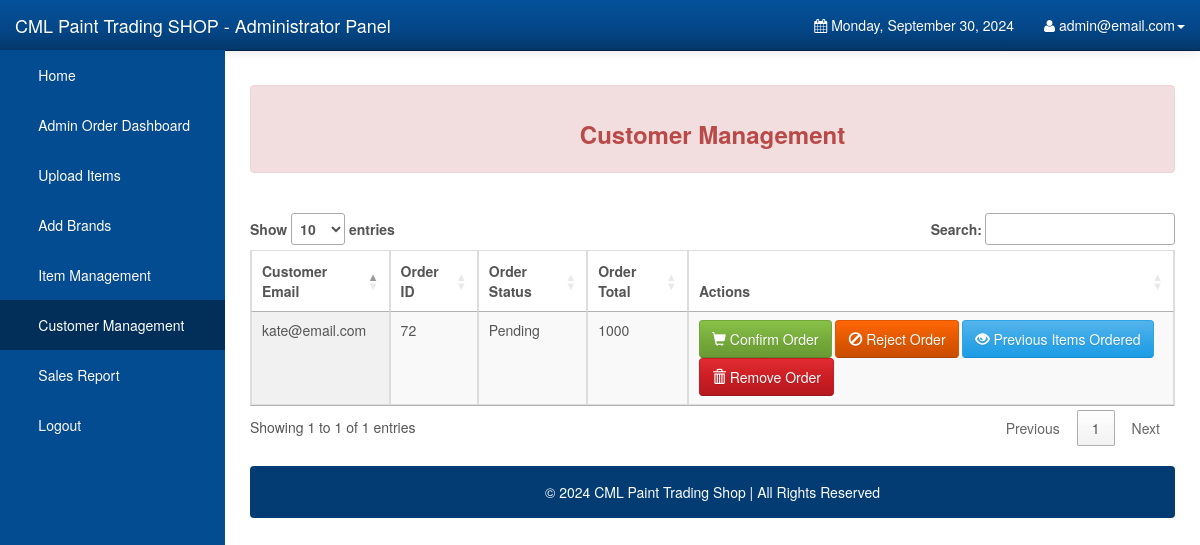
The page /Admin/customers.php (signed in) on the database as committed earlier.
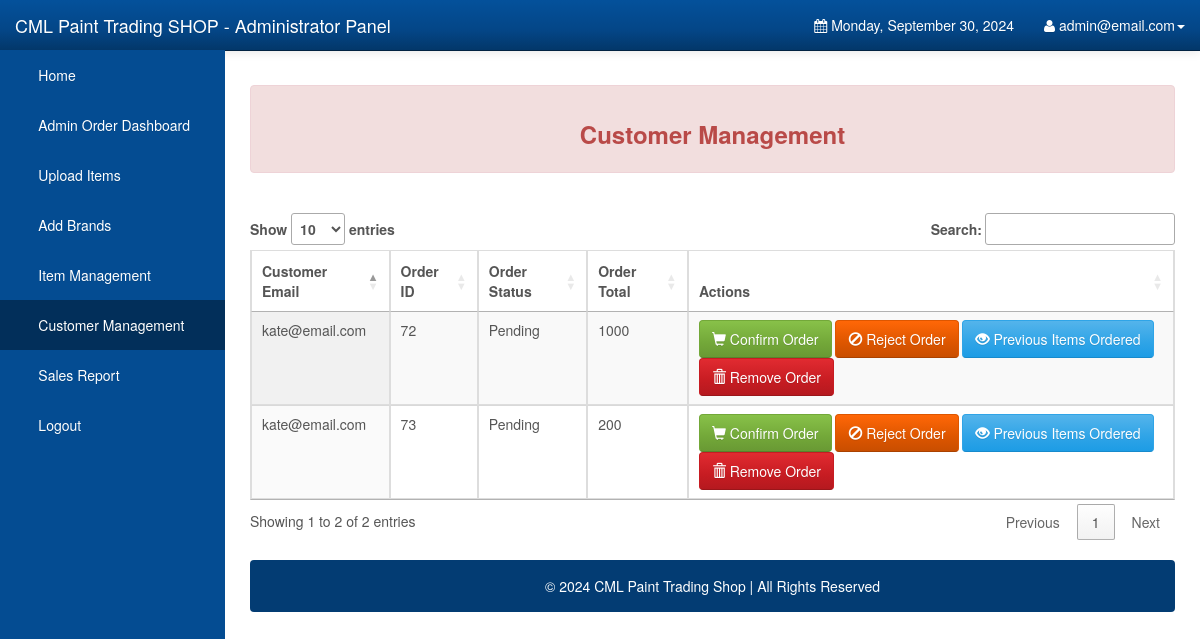
The same page on the database as committed later.
### tables this page shows
CREATE TABLE `orderdetails` (
  `order_id` int(10) UNSIGNED NOT NULL,
  `user_id` int(11) NOT NULL DEFAULT 0,
  `order_name` varchar(1000) NOT NULL DEFAULT '',
  `order_price` double NOT NULL DEFAULT 0,
  `order_quantity` int(10) UNSIGNED NOT NULL DEFAULT 0,
  `order_total` double NOT NULL DEFAULT 0,
  `order_status` varchar(45) NOT NULL DEFAULT '',
  `order_date` date DEFAULT NULL,
  `order_pick_up` datetime(6) DEFAULT NULL,
  `order_pick_place` enum('Quezon City','Caloocan','Valenzuela','San Jose de Monte') DEFAULT NULL,
  `gl` enum('Gallon','Liter') DEFAULT NULL,
  `payment_id` int(11) DEFAULT NULL,
  `product_id` int(11) DEFAULT NULL
);

CREATE TABLE `users` (
  `user_id` int(11) NOT NULL,
  `user_email` varchar(1000) NOT NULL,
  `user_password` varchar(1000) NOT NULL,
  `user_firstname` varchar(1000) NOT NULL,
  `user_lastname` varchar(1000) NOT NULL,
  `user_address` varchar(1000) NOT NULL,
  `user_mobile` varchar(255) NOT NULL,
  `type` enum('Customer','Admin') NOT NULL
);

### Admin/customers.php (the view, shortened to what the changed rows need)
<?php
require_once 'config.php';
?>
<!DOCTYPE html>
<html lang="en">
<head>
    <link rel="stylesheet" type="text/css" href="bootstrap/css/bootstrap.min.css" />
    <link rel="stylesheet" type="text/css" href="font-awesome/css/font-awesome.min.css" />
    <link rel="stylesheet" type="text/css" href="css/local.css" />
    <link rel="stylesheet" href="https://cdn.datatables.net/1.11.3/css/jquery.dataTables.min.css">
    <link rel="stylesheet" href="https://cdn.jsdelivr.net/npm/sweetalert2@11/dist/sweetalert2.min.css">
</head>
<body>
<div id="wrapper">
    <div id="page-wrapper">
        <div class="alert alert-danger">
            <center><h3><strong>Customer Management</strong></h3></center>
        </div>
        <br />
        <div class="table-responsive">
            <table class="display table table-bordered" id="example" cellspacing="0" width="100%">
                <thead>
                <tr>
                    <th>Customer Email</th>
                    <th>Order ID</th>
                    <th>Order Status</th>
                    <th>Order Total</th>
                    <th>Actions</th>
                </tr>
                </thead>
                <tbody>
                <?php
                $stmt = $DB_con->prepare('SELECT users.user_email, users.user_firstname, users.user_lastname, users.user_address, orderdetails.* FROM users
                INNER JOIN orderdetails ON users.user_id = orderdetails.user_id WHERE orderdetails.order_status != "Confirmed"');
                $stmt->execute();
                if ($stmt->rowCount() > 0) {
                    while ($row = $stmt->fetch(PDO::FETCH_ASSOC)) {
                        ?>
                        <tr>
                            <td><?php echo htmlspecialchars($row['user_email']); ?></td>
                            <td><?php echo htmlspecialchars($row['order_id']); ?></td>
                            <td><?php echo htmlspecialchars($row['order_status']); ?></td>
                            <td><?php echo htmlspecialchars($row['order_total']); ?></td>
                            <td>
                                <a class="btn btn-success" href="javascript:confirmOrder('<?php echo htmlspecialchars($row['order_id']); ?>');"><span class='glyphicon glyphicon-shopping-cart'></span> Confirm Order</a>
                                <a class="btn btn-warning" href="javascript:resetOrder('<?php echo htmlspecialchars($row['order_id']); ?>');" title="click for reset"><span class='glyphicon glyphicon-ban-circle'></span> Reject Order</a>
                                <a class="btn btn-primary" href="previous_orders.php?previous_id=<?php echo htmlspecialchars($row['order_id']); ?>"><span class='glyphicon glyphicon-eye-open'></span> Previous Items Ordered</a>
                                <a class="btn btn-danger" href="javascript:deleteUser('<?php echo htmlspecialchars($row['order_id']); ?>');" title="click for delete"><span class='glyphicon glyphicon-trash'></span> Remove Order</a>
                            </td>
                        </tr>
                        <?php
                    }
                } else {
                    ?>
                    <tr>
                        <td colspan="5" class="text-center">No orders found</td>
                    </tr>
                    <?php
                }
                ?>
                </tbody>
            </table>
        </div>
        <br />
        <div class="alert alert-default" style="background-color:#033c73;">
            <p style="color:white;text-align:center;">&copy 2024 CML Paint Trading Shop | All Rights Reserved</p>
        </div>
    </div>
</div>
</body>
</html>

Rows that differ between the two databases and show on the page:
added orderdetails: user.user_email "kate@email.com", order_id "73", order_status "Pending", order_total "200"
Other text that changed with them:
text written by a page script: "Show entries Search: Showing 1 to 1 of 1 entries Previous 1 Next" → "Show entries Search: Showing 1 to 2 of 2 entries Previous 1 Next"
